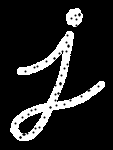
#> input picture goruntu/img/closing.png, 113 x 150 px
$ python morfolojik.py
#> lines starting #> are read from the running program, lines starting #| are printed output that depends on the picture
# -*- coding: utf-8 -*-
import cv2
import matplotlib.pyplot as plt
import numpy as np

resim=cv2.imread("img/closing.png")
#> resim is the input picture: shape (150, 113, 3); min 0, max 255, mean 36.4


#-,resim=cv2.treshold(resimm)
kernel=np.ones((5,5),np.int8)
"""

kernel_rectangle=cv2.getStructuringElement(cv2.MORPH_RECT,(7,7))


kare elips vs şeklinde kernel  oluştura bilirsiniz.

"""
erosion=cv2.erode(resim,kernel) #inceltmme
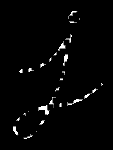
#> erosion: shape (150, 113, 3); min 0, max 255, mean 5.4
delation=cv2.dilate(resim,kernel,iterations=1)#kalınlastırma
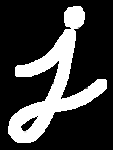
#> delation: shape (150, 113, 3); min 0, max 255, mean 62.1

opening=cv2.morphologyEx(resim,cv2.MORPH_OPEN,kernel)
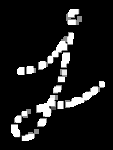
#> opening: shape (150, 113, 3); min 0, max 255, mean 26.7
closing=cv2.morphologyEx(resim,cv2.MORPH_CLOSE,kernel)
tophat=cv2.morphologyEx(resim,cv2.MORPH_TOPHAT,kernel)
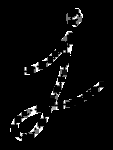
#> tophat: shape (150, 113, 3); min 0, max 255, mean 9.7
blackhat=cv2.morphologyEx(resim,cv2.MORPH_BLACKHAT,kernel)
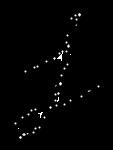
#> blackhat: shape (150, 113, 3); min 0, max 255, mean 2.8
gradient=cv2.morphologyEx(resim,cv2.MORPH_GRADIENT,kernel)
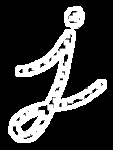
#> gradient: shape (150, 113, 3); min 0, max 255, mean 56.7


plt.subplot(241),plt.imshow(resim,"gray"),plt.title("orijinal")
plt.subplot(242),plt.imshow(erosion,"gray"),plt.title("erosion")
plt.subplot(243),plt.imshow(delation,"gray"),plt.title("delation")
plt.subplot(244),plt.imshow(opening,"gray"),plt.title("opening")# once erezyon sonra dileysion işlemi yarar
plt.subplot(245),plt.imshow(closing,"gray"),plt.title("closing")
plt.subplot(246),plt.imshow(tophat,"gray"),plt.title("tophat")
plt.subplot(247),plt.imshow(blackhat,"gray"),plt.title("blackhat")
plt.subplot(248),plt.imshow(gradient,"gray"),plt.title("gradient")#AŞINAMA VE GENİŞLETMENİN FARKINI ALIR


plt.show()
cv2.waitKey()
cv2.destroyAllWindows()

$ run again, with goruntu/img/istenilenalan.png copied over goruntu/img/closing.png
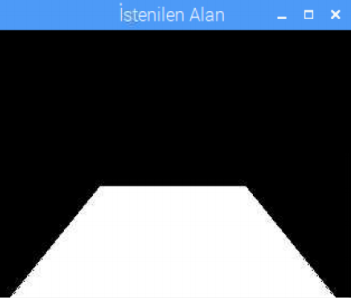
#> input picture goruntu/img/istenilenalan.png, 353 x 304 px
#> resim is the input picture: shape (304, 353, 3); mean B, G, R 93.4, 84.7, 77.4
#> `tophat=cv2.morphologyEx(resim,cv2.MORPH_TOPHAT,kernel)`:
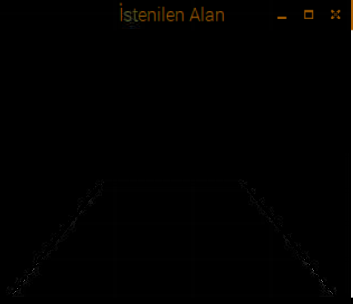
#> tophat: shape (304, 353, 3); mean B, G, R 1.5, 1.9, 2.2
#> `gradient=cv2.morphologyEx(resim,cv2.MORPH_GRADIENT,kernel)`:
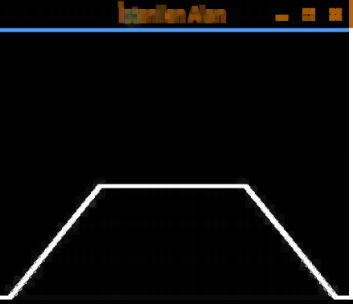
#> gradient: shape (304, 353, 3); mean B, G, R 12.1, 12.1, 12.1
